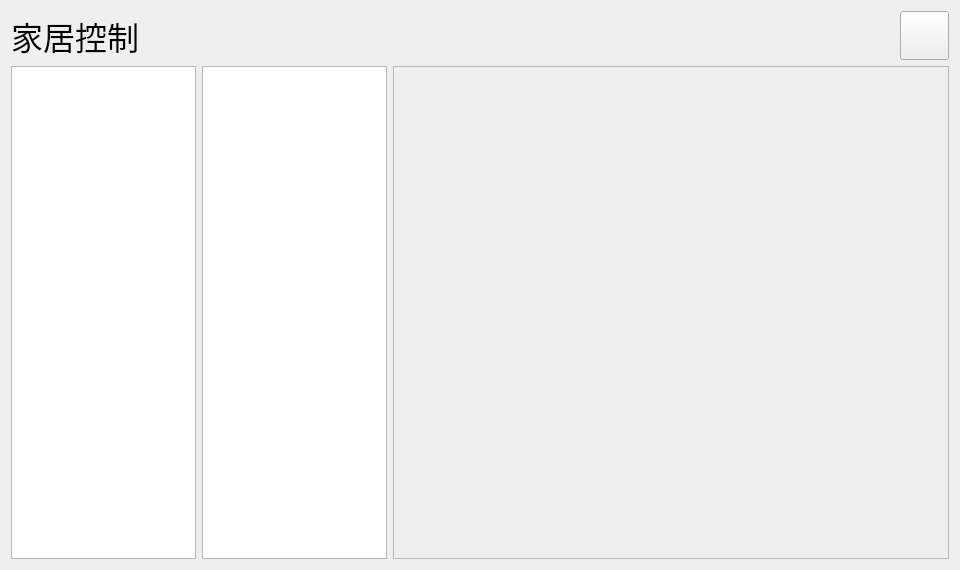
<?xml version="1.0" encoding="UTF-8"?>
<ui version="4.0">
 <class>SHHouseCtlDlg</class>
 <widget class="QWidget" name="SHHouseCtlDlg">
  <property name="geometry">
   <rect>
    <x>0</x>
    <y>0</y>
    <width>960</width>
    <height>570</height>
   </rect>
  </property>
  <property name="windowTitle">
   <string>Form</string>
  </property>
  <layout class="QGridLayout" name="gridLayout">
   <item row="0" column="0">
    <layout class="QVBoxLayout" name="verticalLayout" stretch="1,10">
     <item>
      <layout class="QHBoxLayout" name="horizontalLayout" stretch="4,14,1">
       <item>
        <widget class="QLabel" name="m_lbTitle">
         <property name="font">
          <font>
           <family>Adobe Arabic</family>
           <pointsize>24</pointsize>
          </font>
         </property>
         <property name="text">
          <string>家居控制</string>
         </property>
        </widget>
       </item>
       <item>
        <spacer name="horizontalSpacer">
         <property name="orientation">
          <enum>Qt::Horizontal</enum>
         </property>
         <property name="sizeHint" stdset="0">
          <size>
           <width>708</width>
           <height>20</height>
          </size>
         </property>
        </spacer>
       </item>
       <item>
        <widget class="QPushButton" name="m_btnBack">
         <property name="sizePolicy">
          <sizepolicy hsizetype="Expanding" vsizetype="Expanding">
           <horstretch>0</horstretch>
           <verstretch>0</verstretch>
          </sizepolicy>
         </property>
         <property name="text">
          <string/>
         </property>
        </widget>
       </item>
      </layout>
     </item>
     <item>
      <layout class="QHBoxLayout" name="horizontalLayout_2" stretch="1,1,3">
       <item>
        <widget class="QListWidget" name="m_listwgRoom">
         <property name="font">
          <font>
           <family>Adobe Arabic</family>
           <pointsize>20</pointsize>
          </font>
         </property>
        </widget>
       </item>
       <item>
        <widget class="QListWidget" name="m_listwgDevice">
         <property name="font">
          <font>
           <family>Adobe Arabic</family>
           <pointsize>20</pointsize>
          </font>
         </property>
        </widget>
       </item>
       <item>
        <widget class="QScrollArea" name="m_scrollAreaDevice">
         <property name="sizePolicy">
          <sizepolicy hsizetype="Expanding" vsizetype="Expanding">
           <horstretch>0</horstretch>
           <verstretch>0</verstretch>
          </sizepolicy>
         </property>
         <property name="widgetResizable">
          <bool>true</bool>
         </property>
         <widget class="QWidget" name="m_scrollAreaWgDevice">
          <property name="geometry">
           <rect>
            <x>0</x>
            <y>0</y>
            <width>554</width>
            <height>491</height>
           </rect>
          </property>
          <property name="sizePolicy">
           <sizepolicy hsizetype="Expanding" vsizetype="Expanding">
            <horstretch>0</horstretch>
            <verstretch>0</verstretch>
           </sizepolicy>
          </property>
         </widget>
        </widget>
       </item>
      </layout>
     </item>
    </layout>
   </item>
  </layout>
 </widget>
 <resources/>
 <connections/>
</ui>
